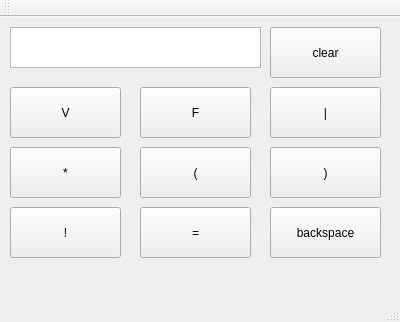
<?xml version="1.0" encoding="UTF-8"?>
<ui version="4.0">
 <class>boolcal</class>
 <widget class="QMainWindow" name="boolcal">
  <property name="geometry">
   <rect>
    <x>0</x>
    <y>0</y>
    <width>400</width>
    <height>322</height>
   </rect>
  </property>
  <property name="windowTitle">
   <string>boolcal</string>
  </property>
  <widget class="QWidget" name="centralWidget">
   <widget class="QTextEdit" name="textEdit">
    <property name="geometry">
     <rect>
      <x>10</x>
      <y>10</y>
      <width>251</width>
      <height>41</height>
     </rect>
    </property>
   </widget>
   <widget class="QPushButton" name="pushButton_v">
    <property name="geometry">
     <rect>
      <x>10</x>
      <y>70</y>
      <width>111</width>
      <height>51</height>
     </rect>
    </property>
    <property name="text">
     <string>V</string>
    </property>
   </widget>
   <widget class="QPushButton" name="pushButton_F">
    <property name="geometry">
     <rect>
      <x>140</x>
      <y>70</y>
      <width>111</width>
      <height>51</height>
     </rect>
    </property>
    <property name="text">
     <string>F</string>
    </property>
   </widget>
   <widget class="QPushButton" name="pushButton_huo">
    <property name="geometry">
     <rect>
      <x>270</x>
      <y>70</y>
      <width>111</width>
      <height>51</height>
     </rect>
    </property>
    <property name="text">
     <string>|</string>
    </property>
   </widget>
   <widget class="QPushButton" name="pushButton_yu">
    <property name="geometry">
     <rect>
      <x>10</x>
      <y>130</y>
      <width>111</width>
      <height>51</height>
     </rect>
    </property>
    <property name="text">
     <string>*</string>
    </property>
   </widget>
   <widget class="QPushButton" name="pushButton_La">
    <property name="geometry">
     <rect>
      <x>140</x>
      <y>130</y>
      <width>111</width>
      <height>51</height>
     </rect>
    </property>
    <property name="text">
     <string>(</string>
    </property>
   </widget>
   <widget class="QPushButton" name="pushButton_Ra">
    <property name="geometry">
     <rect>
      <x>270</x>
      <y>130</y>
      <width>111</width>
      <height>51</height>
     </rect>
    </property>
    <property name="text">
     <string>)</string>
    </property>
   </widget>
   <widget class="QPushButton" name="pushButton_fei">
    <property name="geometry">
     <rect>
      <x>10</x>
      <y>190</y>
      <width>111</width>
      <height>51</height>
     </rect>
    </property>
    <property name="text">
     <string>!</string>
    </property>
   </widget>
   <widget class="QPushButton" name="pushButton_equal">
    <property name="geometry">
     <rect>
      <x>140</x>
      <y>190</y>
      <width>111</width>
      <height>51</height>
     </rect>
    </property>
    <property name="text">
     <string>=</string>
    </property>
   </widget>
   <widget class="QPushButton" name="pushButton_backspace">
    <property name="geometry">
     <rect>
      <x>270</x>
      <y>190</y>
      <width>111</width>
      <height>51</height>
     </rect>
    </property>
    <property name="text">
     <string>backspace</string>
    </property>
   </widget>
   <widget class="QPushButton" name="pushButton_clear">
    <property name="geometry">
     <rect>
      <x>270</x>
      <y>10</y>
      <width>111</width>
      <height>51</height>
     </rect>
    </property>
    <property name="text">
     <string>clear</string>
    </property>
   </widget>
  </widget>
  <widget class="QMenuBar" name="menuBar">
   <property name="geometry">
    <rect>
     <x>0</x>
     <y>0</y>
     <width>400</width>
     <height>26</height>
    </rect>
   </property>
  </widget>
  <widget class="QToolBar" name="mainToolBar">
   <attribute name="toolBarArea">
    <enum>TopToolBarArea</enum>
   </attribute>
   <attribute name="toolBarBreak">
    <bool>false</bool>
   </attribute>
  </widget>
  <widget class="QStatusBar" name="statusBar"/>
 </widget>
 <layoutdefault spacing="6" margin="11"/>
 <resources/>
 <connections/>
</ui>
